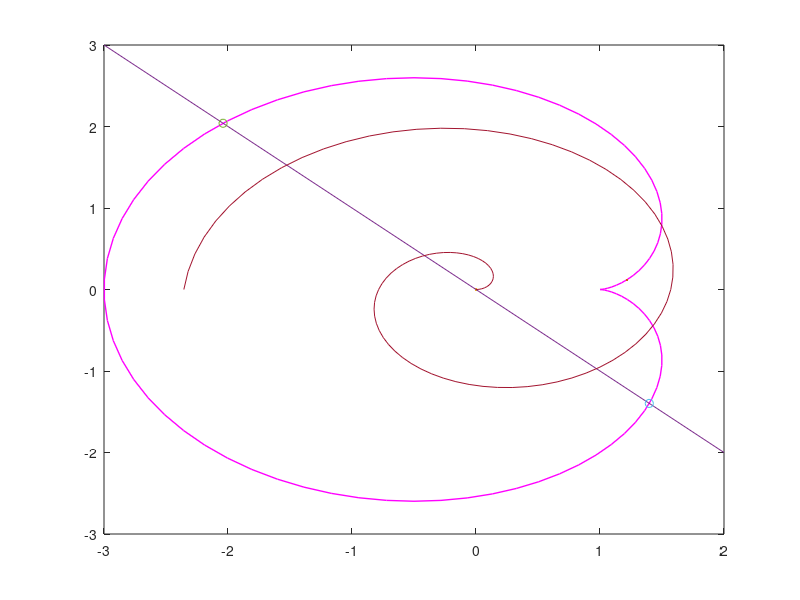

MATLAB code for this plot:
cx = @(t) -cos(t) + 2*cos(0.5.*t);
cy = @(t) -sin(t) + 2*sin(0.5.*t);
t = linspace(0, 4*pi);
x = cx(t);
y = cy(t);
plot(x, y, 'color', [1,0,1], 'LineWidth', 1)
hold on

%oddaljenost c(1) od izhodišča
T = [cx(1), cy(1)];
plot(cx(1), cy(1), '.', 'LineWidth',5)
plot(0,0, '.', 'LineWidth',4)
disp(sqrt(T(1)^2 + T(2)^2))

%dolžina krivuje
cx_o = @(t) sin(t) - 2*sin(0.5.*t)*0.5;
cy_o = @(t) -cos(t) + 2*cos(0.5.*t)*0.5;
fun = @(t) sqrt(cx_o(t).^2 + cy_o(t).^2);
L = integral(fun, 0, 4*pi);
disp(L)

%ploščina zanke
fun2 = @(t) cx(t).*cy_o(t);
S = abs(integral(fun2, 0, 4*pi));
disp(S)

%ukrivljenost v tocki 2*pi
cx_2o = @(t) cos(t) - 0.5*cos(0.5.*t);
cy_2o = @(t) sin(t) - 0.5*cos(0.5.*t);
ukrivljenost = @(t) (cx_o(t)*cy_2o(t) - cx_2o(t)*cy_o(t))/((sqrt(cx_o(t)^2 + cy_o(t)^2))^3);
disp(ukrivljenost(2*pi))
u1 = @(t) cx_o(t)*cy_2o(t) - cy_o(t)*cx_2o(t);
u2 = @(t) (sqrt(cx_o(t)^2 + cy_o(t)^2))^3;
disp(u1(2*pi)/u2(2*pi))

%presecisci z premico
fun3 = @(t) cx(t) + cy(t);
t1 = fzero(fun3, 2);
t2 = fzero(fun3, -2);
disp([cx(t1), cy(t1)])
disp([cx(t2), cy(t2)])
x = [-3, 2];
plot(x, -x)
plot(cx(t1),cy(t1), 'o')
plot(cx(t2),cy(t2), 'o')

%presecisci z drugo krivuljo
c2x = @(t) t./4.*cos(t);
c2y = @(t) t./4.*sin(t);
t2 = linspace(0, 3*pi);
plot(c2x(t2), c2y(t2))
fun4 = @(t) [cx(t(1)); cy(t(1))] - [c2x(t(2)); c2y(t(2))];
tpar = fsolve(fun4, [0.3*pi,2.5*pi]);
disp(cx(tpar(1)))
disp(cy(tpar(1)))
tpar2 = fsolve(fun4, [2.3*pi, 1.8*pi]);
disp(cx(tpar2(1)))
disp(cy(tpar2(1)))